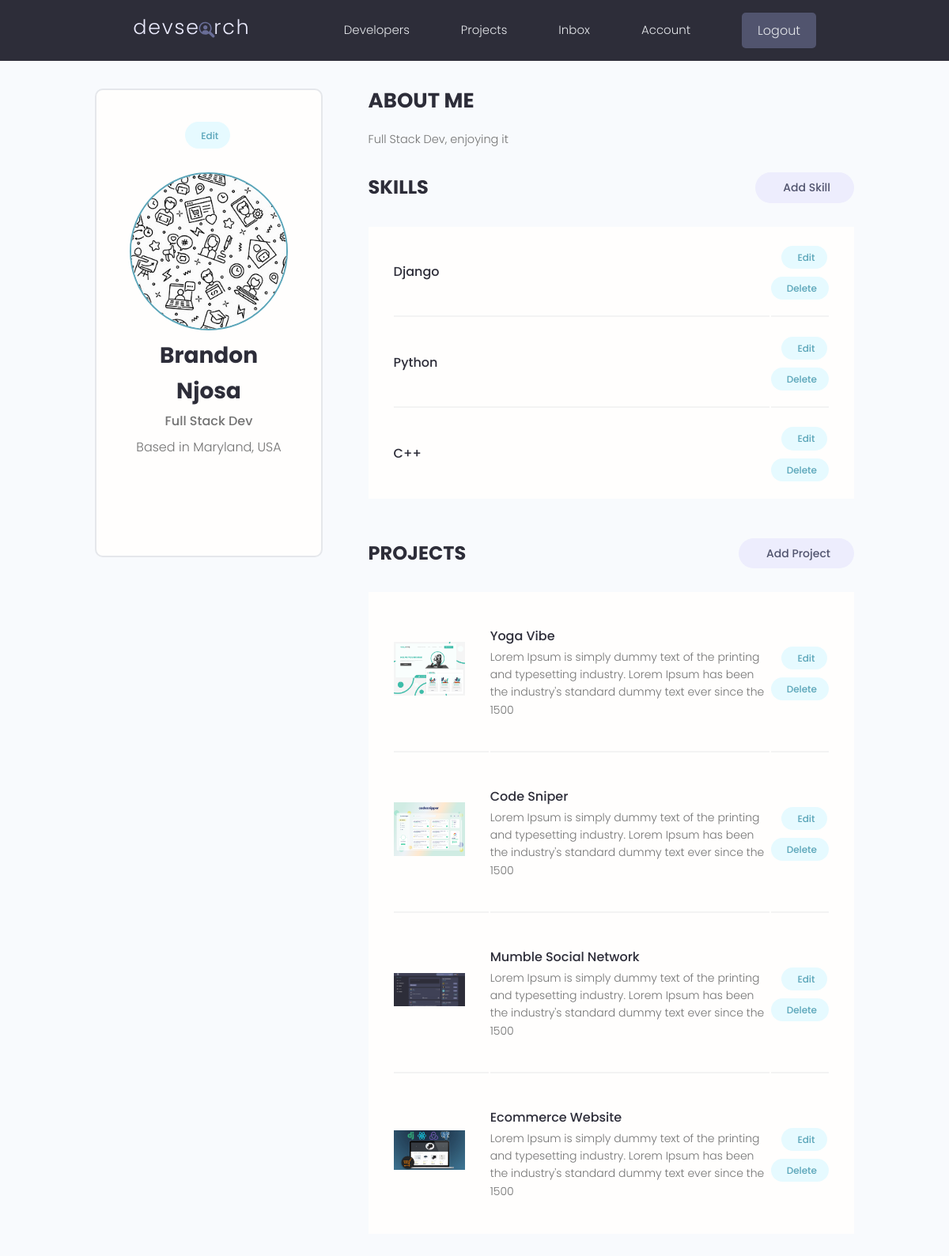
The app's page /account/ (signed in) with its own data.
### users/models.py (models this page shows, shortened)
class Profile(models.Model):
    user = models.OneToOneField(
        User, on_delete=models.CASCADE, null=True, blank=True)
    name = models.CharField(max_length=200, blank=True, null=True)
    email = models.EmailField(max_length=200, blank=True, null=True)
    username = models.CharField(max_length=200, blank=True, null=True)
    location = models.CharField(max_length=200, blank=True, null=True)
    short_intro = models.CharField(max_length=200, blank=True, null=True)
    bio = models.TextField(max_length=200, null=True)
    profile_image = models.ImageField(
        null=True, blank=True, upload_to='profiles/', default="profiles/user-default.png")
    social_github = models.CharField(max_length=200, blank=True, null=True)
    social_twitter = models.CharField(max_length=200, blank=True, null=True)
    social_linkedin = models.CharField(max_length=200, blank=True, null=True)
    social_youtube = models.CharField(max_length=200, blank=True, null=True)
    social_website = models.CharField(max_length=200, blank=True, null=True)
    created = models.DateTimeField(auto_now_add=True)
    id = models.UUIDField(default=uuid.uuid4, unique=True,
                          primary_key=True, editable=False)

class Skill(models.Model):
    owner = models.ForeignKey(
        Profile, on_delete=models.CASCADE, null=True, blank=True)
    name = models.CharField(max_length=200, blank=True, null=True)
    description = models.TextField(null=True, blank=True)
    created = models.DateTimeField(auto_now_add=True)
    id = models.UUIDField(default=uuid.uuid4, unique=True,
                          primary_key=True, editable=False)

### projects/models.py (models this page shows, shortened)
class Project(models.Model):
    owner = models.ForeignKey(
        Profile, null=True, blank=True, on_delete=models.SET_NULL)
    title = models.CharField(max_length=200)
    description = models.TextField(null=True, blank=True)
    featured_image = models.ImageField(
        null=True, blank=True, default="default.jpg")
    demo_link = models.CharField(max_length=2000, null=True, blank=True)
    source_link = models.CharField(max_length=2000, null=True, blank=True)
    tags = models.ManyToManyField('Tag', blank=True)
    vote_total = models.IntegerField(default=0, null=True, blank=True)
    vote_ratio = models.IntegerField(default=0, null=True, blank=True)
    created = models.DateTimeField(auto_now_add=True)
    id = models.UUIDField(default=uuid.uuid4, unique=True,
                          primary_key=True, editable=False)
    class Meta:
        ordering = ['-vote_ratio', '-vote_total', 'title']

### users/views.py (the view)
# urls.py: path('account/', views.userAccount, name='account'),
@login_required(login_url="login")
def userAccount(request):
    profile = request.user.profile
    skills = profile.skill_set.exclude(description__exact="")
    projects = profile.project_set.all()
    context = {'profile': profile, 'skills': skills, 'projects': projects}
    return render(request, 'users/account.html', context)

### users/templates/users/account.html (shortened to what this page needs)
{%extends 'main.html'%} {% block content %}
<main class="settingsPage profile my-md">
  <div class="container">
    <div class="layout">
      <div class="column column--1of3">
        <div class="card text-center">
          <div class="card__body dev">
            <a
              class="tag tag--pill tag--main settings__btn"
              href="{% url 'edit-account' %}"
              > Edit</a
            >
            <img
              class="avatar avatar--xl dev__avatar"
              src="{{profile.profile_image.url}}"
            />
            <h2 class="dev__name">{{profile.name}}</h2>
            <p class="dev__title">{{profile.short_intro}}</p>
            <p class="dev__location">Based in {{profile.location}}</p>
            <ul class="dev__social">
            </ul>
          </div>
        </div>
      </div>
      <div class="column column--2of3">
        <div class="devInfo">
          <h3 class="devInfo__title">About Me</h3>
          <p class="devInfo__about">{{profile.bio}}</p>
        </div>
        <div class="settings">
          <h3 class="settings__title">Skills</h3>
          <a
            class="tag tag--pill tag--sub settings__btn tag--lg"
            href="{% url 'create-skill' %}"
            > Add Skill</a
          >
        </div>
        <table class="settings__table">
          {% for skill in skills%}
          <tr>
            <td class="settings__tableInfo">
              <h4>{{skill.name}}</h4>
            </td>
            <td class="settings__tableActions">
              <a
                class="tag tag--pill tag--main settings__btn"
                href="{% url 'update-skill' skill.id %}"
                > Edit</a
              >
              <a
                class="tag tag--pill tag--main settings__btn"
                href="{% url 'delete-skill' skill.id %}?next=/account"
                > Delete</a
              >
            </td>
          </tr>
          {% endfor %}
        </table>
        <div class="settings">
          <h3 class="settings__title">Projects</h3>
          <a
            class="tag tag--pill tag--sub settings__btn tag--lg"
            href="{%url 'create-project' %}"
            > Add Project</a
          >
        </div>
        <table class="settings__table">
          {% for project in projects %}
          <tr>
            <td class="settings__thumbnail">
              <a href="{% url 'project' project.id %}"
                ><img
                  src="{{project.featured_image.url}}"
                  alt="Project Thumbnail"
              /></a>
            </td>
            <td class="settings__tableInfo">
              <a href="{% url 'project' project.id%}">{{project.title}}</a>
              <p>{{project.description|slice:"150"}}</p>
            </td>
            <td class="settings__tableActions">
              <a
                class="tag tag--pill tag--main settings__btn"
                href="{% url 'update-project' project.id%}"
                > Edit</a
              >
              <a
                class="tag tag--pill tag--main settings__btn"
                href="{% url 'delete-project' project.id%}?next=/account"
                > Delete</a
              >
            </td>
          </tr>
          {% endfor %}
        </table>
      </div>
    </div>
  </div>
</main>
{% endblock %}

### static/styles/app.css (style rules this page uses)
:root { --color-sub: #2d2d39; }
.card { border: 2px solid var(--color-light); }
img { width: 100%; }
.profile .card>.dev { padding: 4rem; }
.dev__avatar { display: block; margin: auto; }
.dev__name { color: var(--color-sub); font-size: 2.8rem; font-weight: 700; margin-top: 1rem; margin-bottom: 0.5rem; }
.dev__title { font-size: 1.6rem; font-weight: 500; line-height: 1.3; }
.dev__location { margin-top: 1rem; }
.dev__social { margin: 3rem 0; list-style: none; display: flex; justify-content: center; gap: 1.5rem; }
.devInfo { margin-bottom: 3rem; }
.devInfo__title, .devInfo__subtitle { font-size: 2.6rem; color: var(--color-sub); text-transform: uppercase; font-weight: 700; margin-bottom: 1.5rem; }
.devInfo__about, .devSkill__info { font-size: 1.45rem; line-height: 1.7; text-align: justify; }
.settingsPage .dev>.settings__btn { display: inline-block; margin-bottom: 3rem; }
.settings { display: flex; justify-content: space-between; align-items: center; }
.settings__title { font-size: 2.4rem; text-transform: uppercase; font-weight: 700; color: var(--color-sub); }
.settings__table { margin-top: 3rem; margin-bottom: 5rem; padding: 0 3rem; background: var(--color-white); }
.settings__table tr { width: 100%; }
.settings__table tr>td { padding: 2rem 0; }
.settings__table tr:not(:last-child) td { border-bottom: 2px solid var(--color-white-light); }
.settings__thumbnail { width: 23%; min-width: 10rem; }
.settings__thumbnail img { padding-right: 3rem; height: 15rem; object-fit: contain; }
.settings__tableInfo { width: 100%; }
.settings__tableInfo h4, .settings__tableInfo a { padding-right: 1rem; width: auto; font-size: 1.6rem; font-weight: 500; color: var(--color-sub); }
.settings__tableInfo p { font-size: 1.4rem; }
.settings__tableActions { text-align: right; }

### static/uikit/styles/modules/_variables.css (style rules this page uses)
:root { --color-main: #5aa5b9; --color-main-light: #e6faff; --color-sub: #3f4156; --color-sub-light: #51546e; --color-sub-lighter: #ededfd; --color-text: #737373; --color-gray: #8b8b8b; --color-light: #e5e7eb; --color-light-gray: #767676; --color-bg: #f8fafd; --color-white: #fffefd; --color-white-light: #f3f3f3; --color-success: #359e64; --color-success-bg: #def8e8; --color-error: #fc4b0b; --color-error-bg: #fff2ee; --font-base: 'Poppins', arial, helvetica, 'Segoe UI', roboto, ubuntu, sans-serif; --font-monospace: 'Fira Code', 'Courier New', courier, monospace; --font-regular: 300; --font-medium: 500; --font-bold: 700; --generic-shadow: 1px 1px 5px #00000010; --generic-transition: all 0.3s ease-in-out; }

### static/uikit/styles/modules/_base.css (style rules this page uses)
* { margin: 0; padding: 0; box-sizing: border-box; text-rendering: optimizeLegibility; color: inherit; font-size: inherit; }
html { font-size: 50%; }
@media only screen and (min-width: 480px) { html { font-size: 56.25%; } }
@media only screen and (min-width: 1200px) { html { font-size: 62.5%; } }
body { line-height: 1.6; font-weight: 400; font-size: 1.5rem; color: var(--color-text); background-color: var(--color-bg); min-height: 100vh; }

### static/uikit/styles/modules/_typography.css (style rules this page uses)
* { font-family: var(--font-base); }
h2 { font-size: 3.6rem; font-weight: var(--font-bold); }
h3 { font-size: 3.2rem; font-weight: var(--font-medium); }
h4 { font-size: 2.8rem; font-weight: var(--font-medium); }
p, span, strong { font-size: 1.6rem; color: var(--color-text); font-weight: var(--font-regular); }
a { padding-bottom: 2px; text-decoration: none; display: inline-block; color: var(--color-main); font-weight: var(--font-medium); }

### static/uikit/styles/modules/_utilities.css (style rules this page uses)
.container { width: 92%; max-width: 165rem; margin: 0 auto; box-sizing: border-box; }
@media screen and (min-width: 1000px) { .container { width: 90%; } }
@media screen and (min-width: 1200px) { .container { width: 80%; } }
.text-center { text-align: center; }
.my-md { margin: 3rem auto; }

### static/uikit/styles/modules/_avatar.css (style rules this page uses)
.avatar { border-radius: 50%; border: 2px solid var(--color-main); object-fit: cover; }
.avatar--xl { height: 20rem; width: 20rem; }

### static/uikit/styles/modules/_card.css (style rules this page uses)
.card { border-radius: 1rem; background-color: var(--color-white); border: 1.5px solid var(--color-light); width: auto; height: auto; margin-top: 0.5rem; margin-bottom: 0.5rem; overflow: hidden; }
.card__body, .card__header { padding: 2rem 2.5rem; }

### static/uikit/styles/modules/_layout.css (style rules this page uses)
.layout { display: flex; flex-flow: row wrap; justify-content: space-between; }
.layout > .column { margin-bottom: 3rem; }
.layout > .column.column--1of3 { flex-basis: 30%; }
.layout > .column.column--2of3 { flex-basis: 64%; }

### records on screen
Profile: profile_image (picture), name "Brandon Njosa", short_intro "Full Stack Dev", location "Maryland, USA", bio "Full Stack Dev, enjoying it"
Skill: name "Django"
Skill: name "Python"
Skill: name "C++"
Project: featured_image (picture), title "Yoga Vibe", description "Lorem Ipsum is simply dummy text of the printing and typesetting industry. Lorem Ipsum has been the industry's standard dummy text ever since the 1500"
Project: featured_image (picture), title "Code Sniper", description "Lorem Ipsum is simply dummy text of the printing and typesetting industry. Lorem Ipsum has been the industry's standard dummy text ever since the 1500"
Project: featured_image (picture), title "Mumble Social Network", description "Lorem Ipsum is simply dummy text of the printing and typesetting industry. Lorem Ipsum has been the industry's standard dummy text ever since the 1500"
Project: featured_image (picture), title "Ecommerce Website", description "Lorem Ipsum is simply dummy text of the printing and typesetting industry. Lorem Ipsum has been the industry's standard dummy text ever since the 1500"
